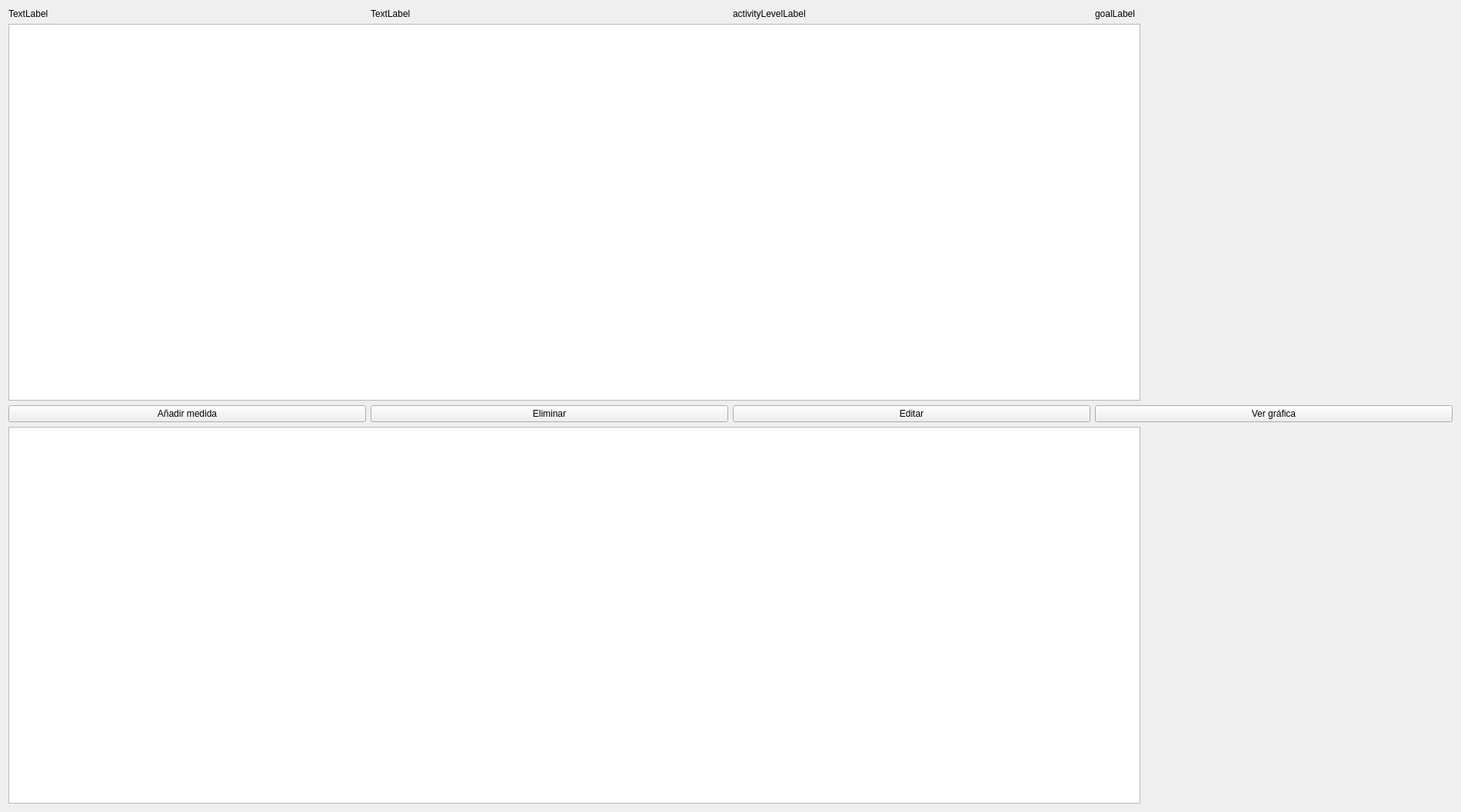
<?xml version="1.0" encoding="UTF-8"?>
<ui version="4.0">
 <class>PatientDetailsWindow</class>
 <widget class="QWidget" name="PatientDetailsWindow">
  <property name="geometry">
   <rect>
    <x>0</x>
    <y>0</y>
    <width>1900</width>
    <height>1056</height>
   </rect>
  </property>
  <property name="windowTitle">
   <string>Form</string>
  </property>
  <layout class="QGridLayout" name="gridLayout">
   <item row="2" column="0">
    <layout class="QVBoxLayout" name="verticalLayout"/>
   </item>
   <item row="0" column="0" colspan="2">
    <layout class="QHBoxLayout" name="horizontalLayout">
     <item>
      <widget class="QLabel" name="genderLabel">
       <property name="text">
        <string>TextLabel</string>
       </property>
      </widget>
     </item>
     <item>
      <widget class="QLabel" name="dobLabel">
       <property name="text">
        <string>TextLabel</string>
       </property>
      </widget>
     </item>
     <item>
      <widget class="QLabel" name="activityLevelLabel">
       <property name="text">
        <string>activityLevelLabel</string>
       </property>
      </widget>
     </item>
     <item>
      <widget class="QLabel" name="goalLabel">
       <property name="text">
        <string>goalLabel</string>
       </property>
      </widget>
     </item>
    </layout>
   </item>
   <item row="4" column="0" colspan="2">
    <layout class="QHBoxLayout" name="horizontalLayout_2">
     <item>
      <widget class="QPushButton" name="addMetricButton">
       <property name="text">
        <string>Añadir medida</string>
       </property>
      </widget>
     </item>
     <item>
      <widget class="QPushButton" name="pushButtonBorrar">
       <property name="text">
        <string>Eliminar</string>
       </property>
      </widget>
     </item>
     <item>
      <widget class="QPushButton" name="pushButtonEditar">
       <property name="text">
        <string>Editar</string>
       </property>
      </widget>
     </item>
     <item>
      <widget class="QPushButton" name="pushButtonVerGrafica">
       <property name="text">
        <string>Ver gráfica</string>
       </property>
      </widget>
     </item>
    </layout>
   </item>
   <item row="5" column="0">
    <widget class="QTableWidget" name="healthMetricsTableWidget"/>
   </item>
   <item row="1" column="0">
    <widget class="QPlainTextEdit" name="plainTextEdit"/>
   </item>
   <item row="1" column="1">
    <widget class="QChartView" name="widgetWeight" native="true">
     <property name="minimumSize">
      <size>
       <width>400</width>
       <height>0</height>
      </size>
     </property>
    </widget>
   </item>
   <item row="5" column="1">
    <widget class="QChartView" name="widgetBMI" native="true"/>
   </item>
  </layout>
 </widget>
 <customwidgets>
  <customwidget>
   <class>QChartView</class>
   <extends>QWidget</extends>
   <header location="global">QtCharts/QChartView</header>
   <container>1</container>
  </customwidget>
 </customwidgets>
 <resources/>
 <connections/>
</ui>
